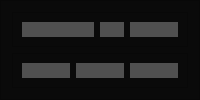
        <widget class="QFrame" name="frame_3">
         <property name="sizePolicy">
          <sizepolicy hsizetype="Preferred" vsizetype="Preferred">
           <horstretch>0</horstretch>
           <verstretch>2</verstretch>
          </sizepolicy>
         </property>
         <property name="styleSheet">
          <string notr="true">background-color:rgb(10, 10, 10)</string>
         </property>
         <property name="frameShape">
          <enum>QFrame::StyledPanel</enum>
         </property>
         <property name="frameShadow">
          <enum>QFrame::Raised</enum>
         </property>
         <layout class="QVBoxLayout" name="verticalLayout_4">
          <item>
           <widget class="QFrame" name="frame_15">
            <property name="styleSheet">
             <string notr="true"/>
            </property>
            <property name="frameShape">
             <enum>QFrame::StyledPanel</enum>
            </property>
            <property name="frameShadow">
             <enum>QFrame::Raised</enum>
            </property>
            <layout class="QGridLayout" name="gridLayout">
             <item row="0" column="0">
              <widget class="QWidget" name="widget" native="true">
               <property name="sizePolicy">
                <sizepolicy hsizetype="Preferred" vsizetype="Preferred">
                 <horstretch>3</horstretch>
                 <verstretch>0</verstretch>
                </sizepolicy>
               </property>
               <property name="styleSheet">
                <string notr="true">background-color:rgb(80, 80, 80)</string>
               </property>
              </widget>
             </item>
             <item row="0" column="1">
              <widget class="QWidget" name="widget_4" native="true">
               <property name="sizePolicy">
                <sizepolicy hsizetype="Preferred" vsizetype="Preferred">
                 <horstretch>1</horstretch>
                 <verstretch>0</verstretch>
                </sizepolicy>
               </property>
               <property name="styleSheet">
                <string notr="true">background-color:rgb(80, 80, 80)</string>
               </property>
              </widget>
             </item>
             <item row="0" column="2">
              <widget class="QWidget" name="widget_2" native="true">
               <property name="sizePolicy">
                <sizepolicy hsizetype="Preferred" vsizetype="Preferred">
                 <horstretch>2</horstretch>
                 <verstretch>0</verstretch>
                </sizepolicy>
               </property>
               <property name="styleSheet">
                <string notr="true">background-color:rgb(80, 80, 80)</string>
               </property>
              </widget>
             </item>
            </layout>
           </widget>
          </item>
          <item>
           <widget class="QFrame" name="frame_14">
            <property name="styleSheet">
             <string notr="true"/>
            </property>
            <property name="frameShape">
             <enum>QFrame::StyledPanel</enum>
            </property>
            <property name="frameShadow">
             <enum>QFrame::Raised</enum>
            </property>
            <layout class="QGridLayout" name="gridLayout_6">
             <item row="0" column="0">
              <widget class="QWidget" name="widget_7" native="true">
               <property name="sizePolicy">
                <sizepolicy hsizetype="Preferred" vsizetype="Preferred">
                 <horstretch>2</horstretch>
                 <verstretch>0</verstretch>
                </sizepolicy>
               </property>
               <property name="styleSheet">
                <string notr="true">background-color:rgb(80, 80, 80)</string>
               </property>
              </widget>
             </item>
             <item row="0" column="1">
              <widget class="QWidget" name="widget_1" native="true">
               <property name="sizePolicy">
                <sizepolicy hsizetype="Preferred" vsizetype="Preferred">
                 <horstretch>2</horstretch>
                 <verstretch>0</verstretch>
                </sizepolicy>
               </property>
               <property name="styleSheet">
                <string notr="true">background-color:rgb(80, 80, 80)</string>
               </property>
              </widget>
             </item>
             <item row="0" column="2">
              <widget class="QWidget" name="widget_3" native="true">
               <property name="sizePolicy">
                <sizepolicy hsizetype="Preferred" vsizetype="Preferred">
                 <horstretch>2</horstretch>
                 <verstretch>0</verstretch>
                </sizepolicy>
               </property>
               <property name="styleSheet">
                <string notr="true">background-color:rgb(80, 80, 80)</string>
               </property>
              </widget>
             </item>
            </layout>
           </widget>
          </item>
         </layout>
        </widget>
